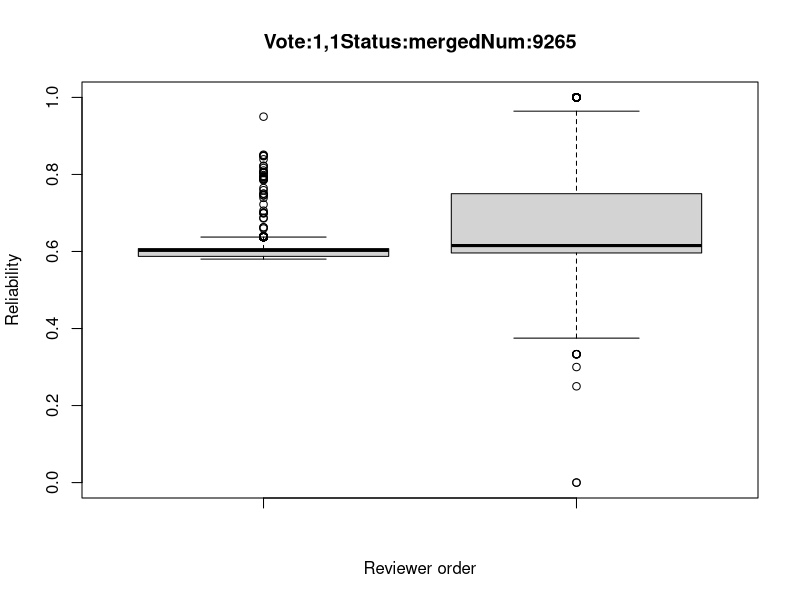
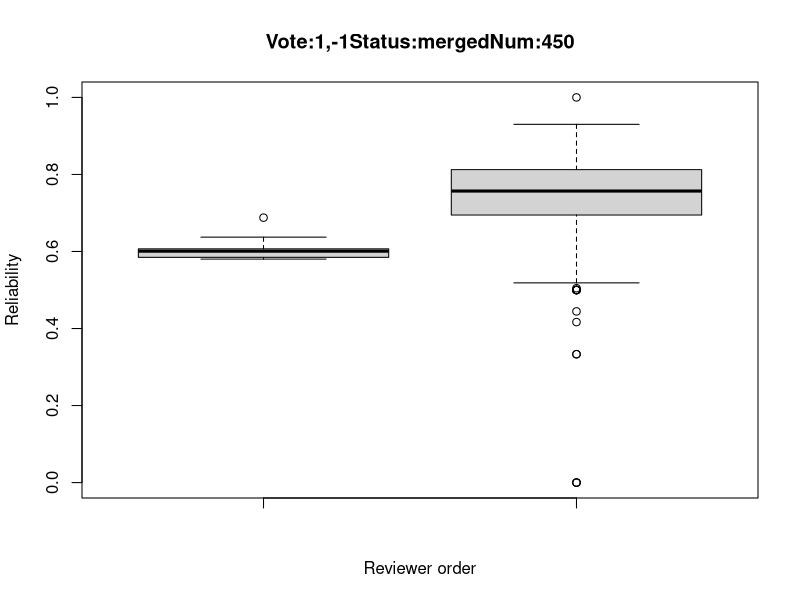
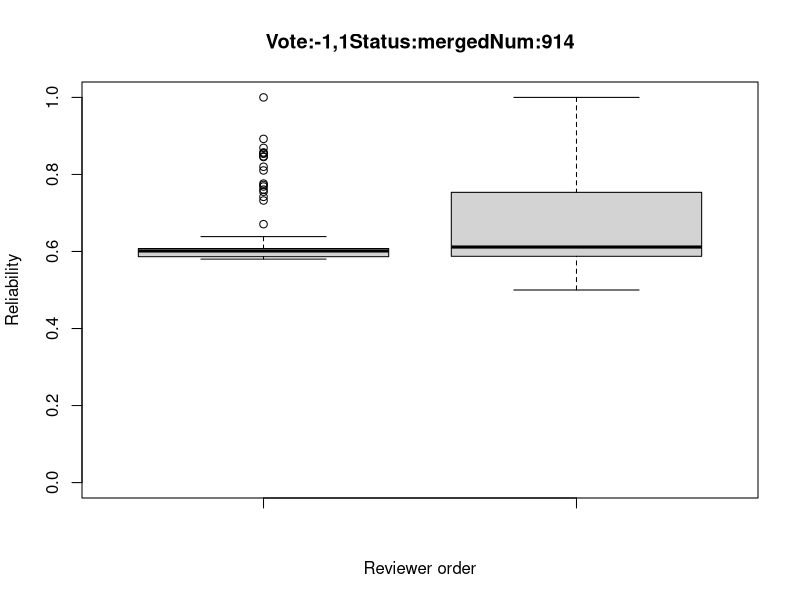
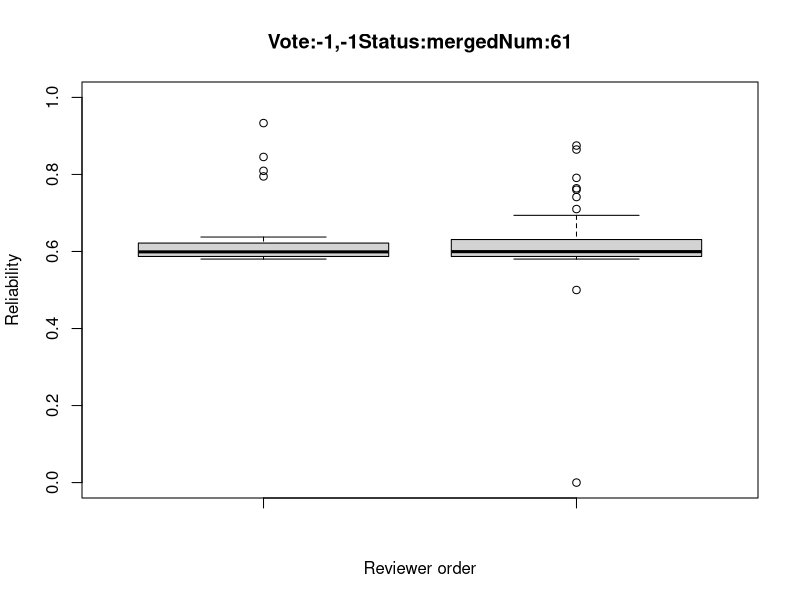
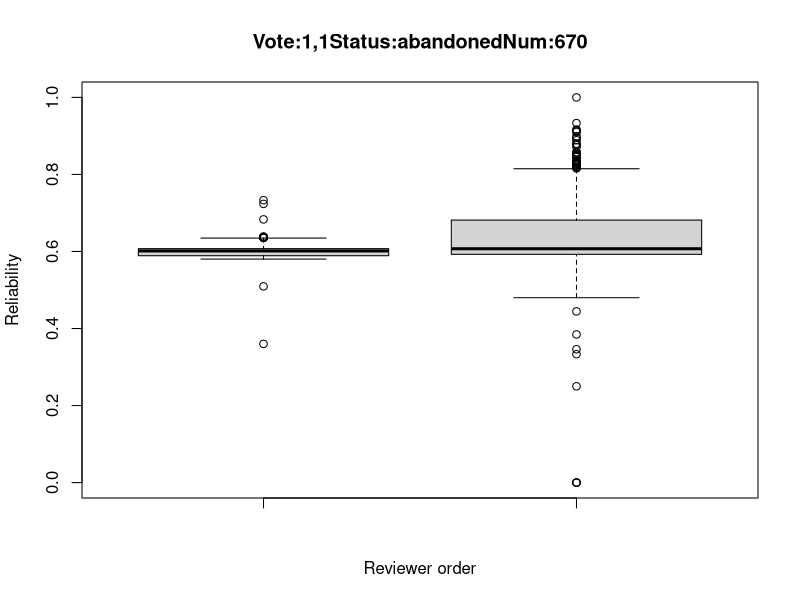
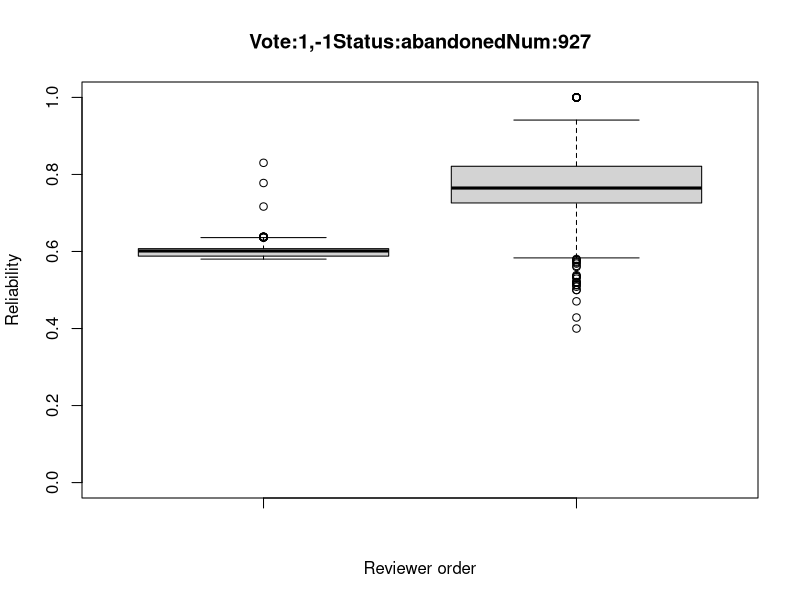
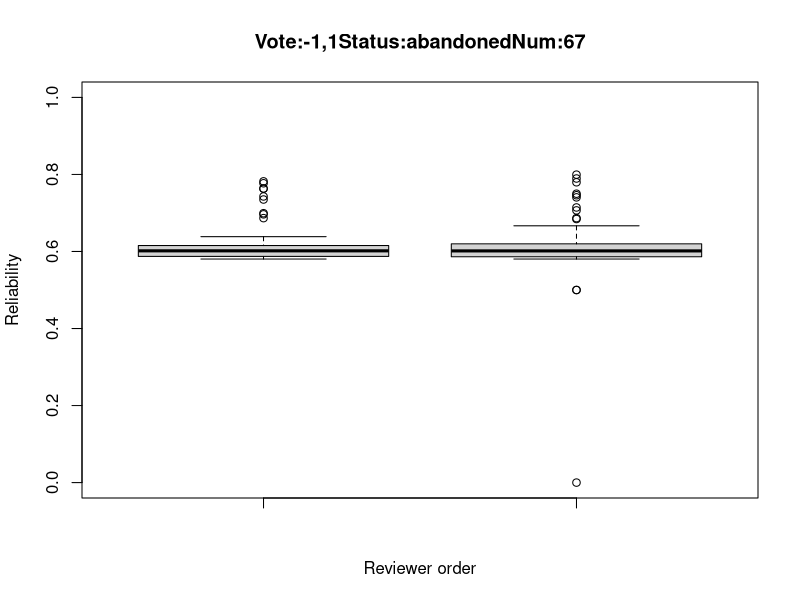
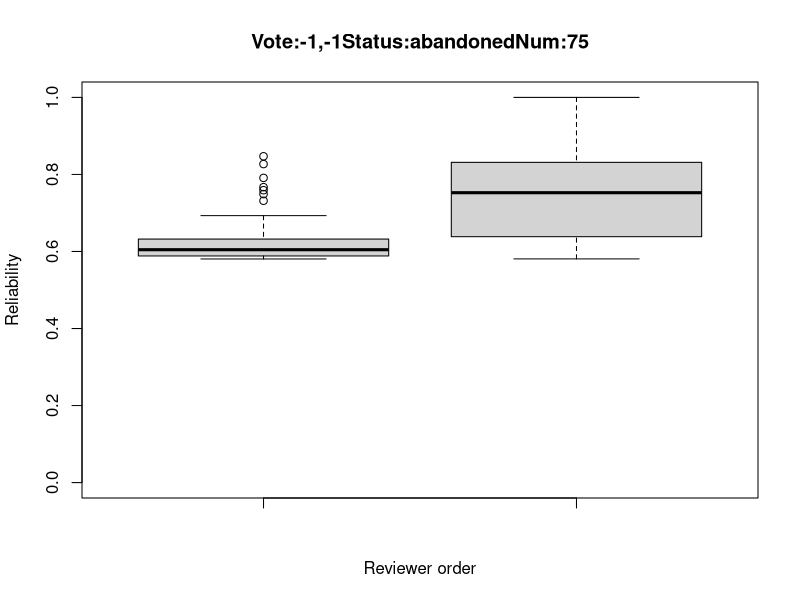

The R script that drew these images, in order:
########################
## SANER2015 RQ2
## @author:Yuki Ueda
## @createdOn:2015/10/20
########################
#pdf("RQ2_2.pdf")


### Set data
num <- data.frame() # Init

# Input csv
num <- read.csv("CSVdata2_q/numOfPatchsets_2.csv"
                 ,sep=",", header=TRUE)

### number of patchset's voting(+1, -1) is 1
index_1 <- list(data.frame(), data.frame()) # first vote is like or dislike
index_2 <- list(index_1, index_1) # second vote is like or dislike
index_m <- list(index_2, index_2) # merge or abandoned
index <- list(index_m,index_m)

for(i in 1:nrow(num)){
  Id = num$ReviewId[i]
  CIndex = num$CommentIndex[i]      # CommentIndex
  if(CIndex==1){
    if(num$VotingScore[i] == 1){
      vote1 = 1
    }else{
      vote1 = 2
    }
    next
  }

  if(num$Status[i] == "merged"){
    merge_or_abandone = 1
  }else{
    merge_or_abandone = 2
  }

  if(num$VotingScore[i] == 1){
    vote2 = 1
  }else{
    vote2 = 2
  }

  index[[merge_or_abandone]][[vote1]][[vote2]][[1]] <- rbind(index[[merge_or_abandone]][[vote1]][[vote2]][[1]], num[i-1,])
  index[[merge_or_abandone]][[vote1]][[vote2]][[2]] <- rbind(index[[merge_or_abandone]][[vote1]][[vote2]][[2]], num[i,])
}

# Output to PDF file
for(i in index){
  for(j in i){ # first Comment
    for(k in j){ # second Comment
      value1 = k[[1]]$CurrentPar
      value2 = k[[2]]$CurrentPar
      name = paste("Vote:", k[[1]]$VotingScore[1], ",", k[[2]]$VotingScore[1], "Status:", k[[1]]$Status[1],"Num:",length(value1),sep = "")
      jpeg(paste("picture2_q/RQ2_2",name,".jpg",sep=""))
      boxplot(value1, value2, xlab="Reviewer order", ylab="Reliability", main=name, ylim=c(0,1))
      print(name)
    }
  }
}
